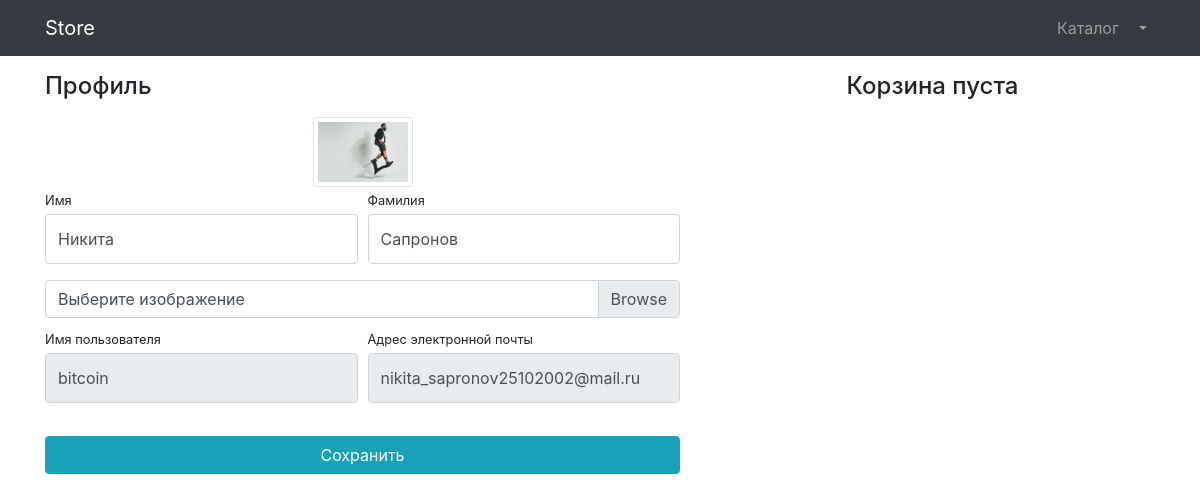
Screenshot of /user/profile/15/ (signed in) with the database file from the repository.
### user/models.py (models this page shows)
class User(AbstractUser):
    image = models.ImageField(upload_to='image_users',null=True,blank=True)
    is_verified_email = models.BooleanField(default=False)

### user/views.py (the view, shortened to what this page needs)
# urls.py: path('profile/<int:pk>/',login_required(UserProfileView.as_view()),name='profile'),
class UserProfileView(TitleMixin,UpdateView):
    model = User
    template_name = 'user/profile.html'
    form_class = UserProfileForm
    title = 'Store - Личный кабинет'

### user/form.py
class UserProfileForm(UserChangeForm):
    first_name = forms.CharField(widget=forms.TextInput(attrs={'class': 'form-control py-4'}))
    last_name = forms.CharField(widget=forms.TextInput(attrs={'class': 'form-control py-4'}))
    image = forms.ImageField(widget=forms.FileInput(attrs={'class':'custom-file-input'}),required=False)
    username = forms.CharField(widget=forms.TextInput(attrs={'class': 'form-control py-4','readonly':True}))
    email = forms.CharField(widget=forms.TextInput(attrs={'class': 'form-control py-4','readonly':True}))
    class Meta:
        model = User
        fields = ('first_name','last_name','image','username','email')

### common/views.py (called while the page is built)
    def get_context_data(self,**kwargs):
        context = super(TitleMixin, self).get_context_data(**kwargs)
        context['title'] = self.title
        return context

### products/context_processors.py (called while the page is built)
def basket(request):
    return {'baskets':Basket.objects.filter(user=request.user) if request.user.is_authenticated else []}

### user/templates/user/profile.html (shortened to what this page needs)
{% extends 'products/base.html' %}
{% load static %}
{% block css %}
  <link href="{% static 'vendor/css/profile.css' %}" rel="stylesheet">
{% endblock %}
{% block content %}
<div class="container">
    <div class="row">
        <div class="col-lg-7">
            <h4 class="mt-3 mb-3">Профиль</h4>
            <div class="col-lg-12 text-center">
                <img width="100" height="100"
                     src="{% if user.image %} {{  user.image.url  }}{% else %} {% static 'vendor/img/wallpaper.jpg' %}{% endif %} "
                     class="img-thumbnail">
            </div>
            <form action="{% url 'user:profile' user.id %}" method="post" enctype="multipart/form-data">
                <div class="form-row">
                    <div class="col-lg-6">
                        <div class="form-group">
                            <label class="small mb-1" for="{{ form.first_name.id_for_label }}">Имя</label>
                            {{ form.first_name }}
                        </div>
                    </div>
                    <div class="col-lg-6">
                        <div class="form-group">
                            <label class="small mb-1" for="{{ form.last_name.id_for_label }}">Фамилия</label>
                            {{ form.last_name }}
                        </div>
                    </div>
                </div>
                <div class="form-row mb-2">
                    <div class="col-lg-12">
                        <div class="custom-file">
                            <label class="custom-file-label" for="userAvatar">Выберите изображение</label>
                        </div>
                    </div>
                </div>
                <div class="form-row">
                    <div class="col-lg-6">
                        <label class="small mb-1" for="{{ form.username.id_for_label }}">Имя пользователя</label>
                       {{ form.username }}
                    </div>
                    <div class="col-lg-6">
                        <label class="small mb-1" for="{{ form.email.id_for_label }}">Адрес электронной
                            почты</label>
                        {{ form.email }}
                    </div>
                </div>
                <div class="form-row">
                    <div class="col-lg-12" style="margin-top: 33px;">
                        <input class="btn btn-info btn-block" type="submit" value="Сохранить">
                    </div>
                </div>
            </form>
        </div>
        <div class="col-lg-5">
                {% include 'products/basket.html' %}
        </div>
    </div>
</div>
{% endblock %}

### rows the page displays
User: first_name "Никита", last_name "Сапронов", username "bitcoin", email "nikita_sapronov25102002@mail.ru"
